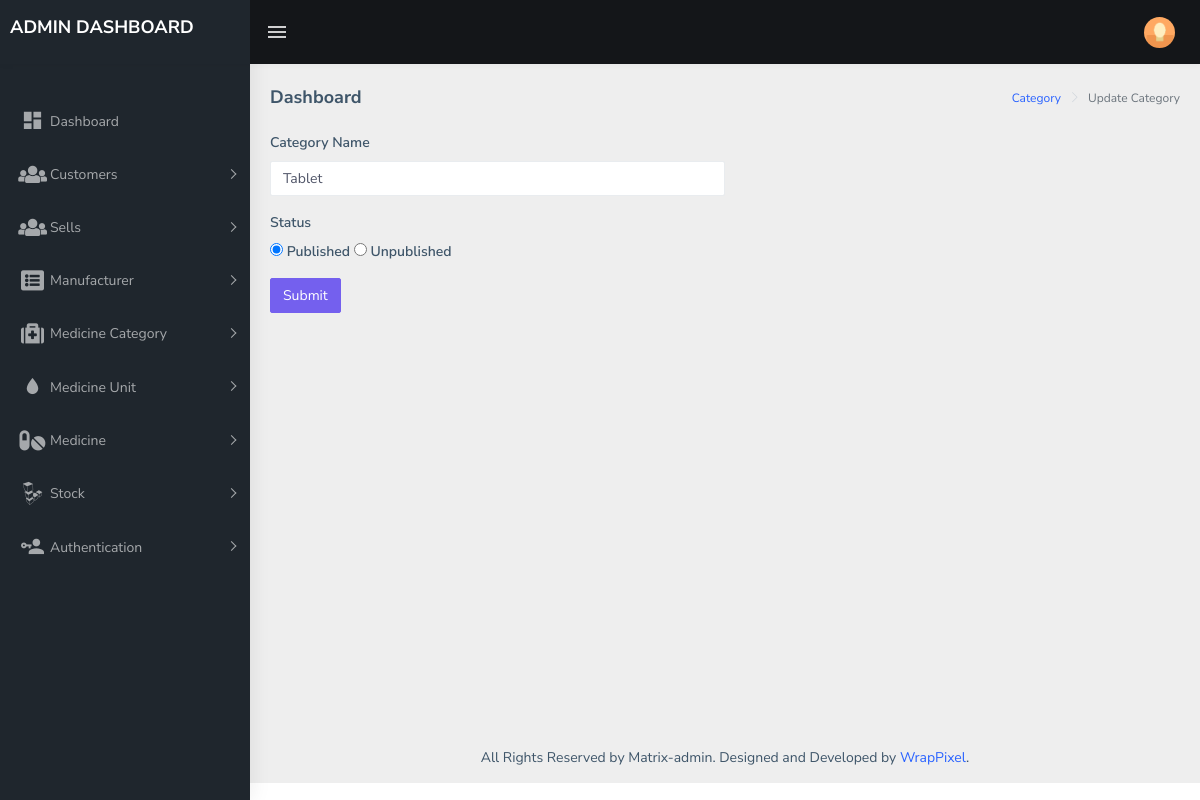
The app's page /category_update.php?update&&id=2 (signed in) with its own data.
### tables this page shows
CREATE TABLE `categories` (
  `id` int(11) NOT NULL,
  `name` varchar(25) NOT NULL,
  `status` tinyint(1) NOT NULL
);

### pages/category/update.php (the view, shortened to what this page needs)
<form action="" method="POST">
    <div class="form-group">
        <label for="inputEmail">Category Name</label>
        <input type="text" class="form-control w-50" id="name" name="name" value="<?php echo $getData['name']?>">
    </div>
    <div class="form-group">
        <label>Status </label><br/>
        <label class="form-check-label"><input type="radio"<?php echo $getData['status']==1?"checked":""?>  name="status" value="1" > Published</label>
        <label class="form-check-label"><input type="radio"<?php echo  $getData['status']==0?"checked":""?> name="status" value="0"> Unpublished</label>
    </div>
    <button type="submit" class="btn btn-primary" name="btn">Submit</button>
</form>

### records on screen
categories: name "Tablet", status "☑ Published", status "☐ Unpublished"
